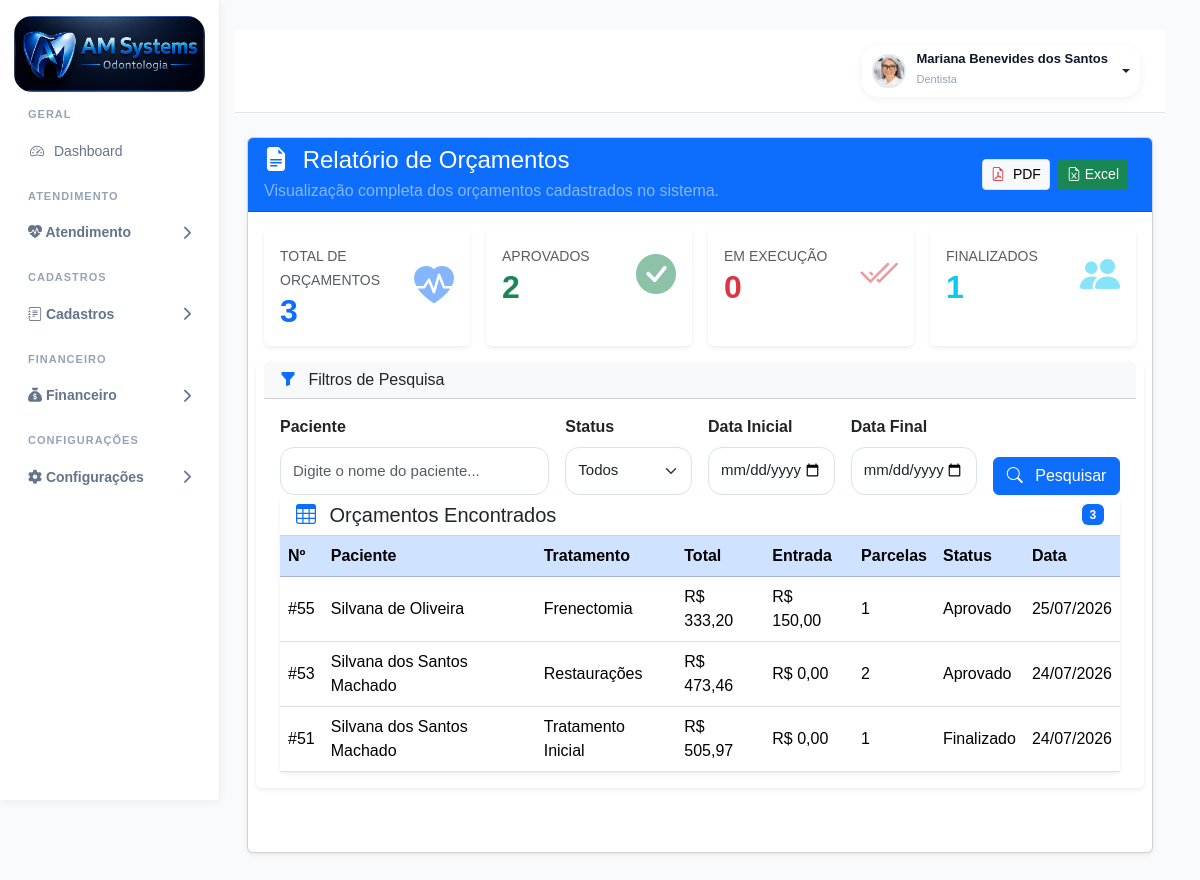
/relatorios/orcamentos/ (signed in), run on an earlier commit of the app's database.
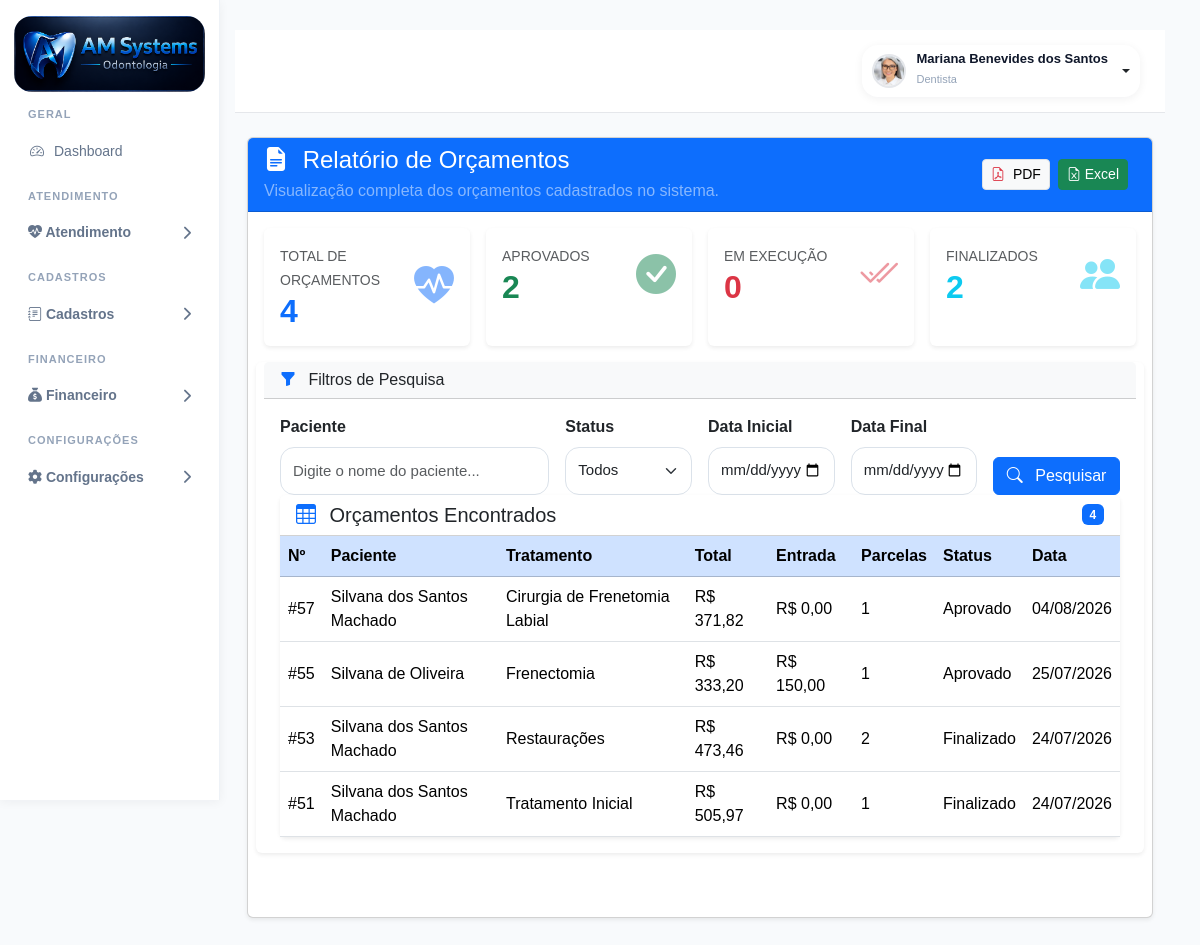
And on a later commit of the database.
### accounts/models.py (models this page shows, shortened)
class Orcamento(models.Model):
    paciente = models.ForeignKey(
        Paciente,
        on_delete=models.CASCADE,
        related_name="orcamentos"
    )
    tratamento = models.ForeignKey(
        Tratamento,
        on_delete=models.CASCADE,
        related_name="orcamentos",
        null=True,
        blank=True
    )
    STATUS_CHOICES = (
        ("rascunho", "Rascunho"),
        ("aprovado", "Aprovado"),
        ("em_execucao", "Em Execução"),
        ("finalizado", "Finalizado"),
        ("cancelado", "Cancelado"),
    )
    status = models.CharField(
        max_length=20,
        choices=STATUS_CHOICES,
        default="rascunho"
    )
    desconto = models.DecimalField(
        "Desconto",
        max_digits=10,
        decimal_places=2,
        default=0
    )
    acrescimo = models.DecimalField(
        "Acréscimo",
        max_digits=10,
        decimal_places=2,
        default=0
    )
    entrada = models.DecimalField(
        max_digits=10,
        decimal_places=2,
        default=0
    )
    parcelas = models.PositiveIntegerField(
        default=1
    )
    FORMA_PAGAMENTO = (
        ("dinheiro", "Dinheiro"),
        ("pix", "PIX"),
        ("debito", "Cartão Débito"),
        ("credito", "Cartão Crédito"),
        ("boleto", "Boleto"),
    )
    forma_pagamento = models.CharField(
        max_length=20,
        choices=FORMA_PAGAMENTO,
        default="pix"
    )
    observacoes = models.TextField(
        blank=True,
        null=True
    )
    criado_em = models.DateTimeField(
        auto_now_add=True
    )
    @property
    def subtotal(self):
        return sum(
            (
                item.total
                for item in self.itens.all()
            ),
            Decimal("0.00")
        )
    @property
    def valor_desconto(self):
        valor = (
            self.subtotal *
            (self.desconto or Decimal("0.00"))
        ) / Decimal("100")
        return valor.quantize(
            Decimal("0.01"),
            rounding=ROUND_HALF_UP
        )
    @property
    def valor_acrescimo(self):
        valor = (
            self.subtotal *
            (self.acrescimo or Decimal("0.00"))
        ) / Decimal("100")
        return valor.quantize(
            Decimal("0.01"),
            rounding=ROUND_HALF_UP
        )
    @property
    def total(self):
        total = (
            self.subtotal
            - self.valor_desconto
            + self.valor_acrescimo
        )
        return max(
            total,
            Decimal("0.00")
        ).quantize(
            Decimal("0.01"),
            rounding=ROUND_HALF_UP
        )

class Paciente(models.Model):
    foto = models.ImageField(
        upload_to='pacientes/',
        blank=True,
        null=True
    )
    nome = models.CharField(
        max_length=200
    )
    cpf = models.CharField(
        max_length=14,
        blank=True,
        null=True
    )
    rg = models.CharField(
        max_length=20,
        blank=True,
        null=True
    )
    nascimento = models.DateField(
        blank=True,
        null=True
    )
    genero = models.CharField(
        max_length=20,
        blank=True,
        null=True
    )
    estado_civil = models.CharField(
        max_length=30,
        blank=True,
        null=True
    )
    profissao = models.CharField(
        max_length=100,
        blank=True,
        null=True
    )
    telefone = models.CharField(
        "Telefone",
        max_length=20,
        blank=True,
        null=True,
    )
    whatsapp = models.CharField(
        "WhatsApp",
        max_length=20,
        blank=True,
        null=True,
    )
    email = models.EmailField(
        "E-mail",
        blank=True,
        null=True,
    )
    cep = models.CharField(
        "CEP",
        max_length=10,
        blank=True,
        null=True,
    )
    endereco = models.CharField(
        "Endereço",
        max_length=255,
        blank=True,
        null=True,
    )
    numero = models.CharField(
        "Número",
        max_length=20,
        blank=True,
        null=True,
    )
    complemento = models.CharField(
        "Complemento",
        max_length=100,
        blank=True,
        null=True,
    )
    bairro = models.CharField(
        "Bairro",
        max_length=100,
        blank=True,
        null=True,
    )
    cidade = models.CharField(
        "Cidade",
        max_length=100,
        blank=True,
        null=True,
        db_index=True,
    )
    estado = models.CharField(
        "UF",
        max_length=2,
        blank=True,
        null=True,
    )
    convenio = models.CharField(
        "Convênio",
        max_length=100,
        blank=True,
        null=True,
    )
    carteirinha = models.CharField(
        "Carteirinha",
        max_length=100,
        blank=True,
        null=True,
    )
    alergias = models.TextField(
        "Alergias",
        blank=True,
        null=True,
    )
    medicamentos = models.TextField(
        "Medicamentos em uso",
        blank=True,
        null=True,
    )
    observacoes = models.TextField(
        "Observações",
        blank=True,
        null=True,
    )
    responsavel = models.CharField(
        "Responsável",
        max_length=200,
        blank=True,
        null=True,
    )
    cpf_responsavel = models.CharField(
        "CPF do Responsável",
        max_length=14,
        blank=True,
        null=True,
    )
    telefone_responsavel = models.CharField(
        "Telefone do Responsável",
        max_length=20,
        blank=True,
        null=True,
    )
    dentista = models.ForeignKey(
        User,
        verbose_name="Dentista Responsável",
        on_delete=models.SET_NULL,
        null=True,
        blank=True,
        related_name="pacientes_responsavel",
    )
    ativo = models.BooleanField(
        default=True,
    )
    criado_em = models.DateTimeField(
        auto_now_add=True,
    )
    atualizado_em = models.DateTimeField(
        auto_now=True,
    )

class Tratamento(models.Model):
    STATUS_CHOICES = [
        ("ATIVO", "Ativo"),
        ("ENCERRADO", "Encerrado"),
    ]
    paciente = models.ForeignKey(
        "Paciente",
        on_delete=models.CASCADE,
        related_name="tratamentos"
    )
    dentista = models.ForeignKey(
        User,
        on_delete=models.SET_NULL,
        null=True,
        blank=True,
        related_name="pacientes"
    )
    titulo = models.CharField(
        "Título",
        max_length=150,
        default="Tratamento Inicial"
    )
    status = models.CharField(
        "Status",
        max_length=15,
        choices=STATUS_CHOICES,
        default="ATIVO"
    )
    data_inicio = models.DateField(
        "Data de início",
        default=timezone.now
    )
    data_encerramento = models.DateField(
        "Data de encerramento",
        null=True,
        blank=True
    )
    observacoes = models.TextField(
        "Observações",
        blank=True
    )
    criado_em = models.DateTimeField(
        auto_now_add=True
    )
    atualizado_em = models.DateTimeField(
        auto_now=True
    )
    class Meta:
        verbose_name = "Tratamento"
        verbose_name_plural = "Tratamentos"
        ordering = ["-criado_em"]

class ItemOrcamento(models.Model):
    STATUS_CHOICES = (
        ('existente', 'Existente'),
        ('planejado', 'Planejado'),
        ('andamento', 'Em Andamento'),
        ('realizado', 'Realizado'),
        ('cancelado', 'Cancelado'),
    )
    orcamento = models.ForeignKey(
        Orcamento,
        on_delete=models.CASCADE,
        related_name='itens'
    )
    procedimento = models.ForeignKey(
        Procedimento,
        on_delete=models.SET_NULL,
        null=True
    )
    tipo_local = models.CharField(
        max_length=20,
        choices=TIPO_LOCAL,
        default='dente'
    )
    dente = models.CharField(
        max_length=10,
        blank=True,
        null=True
    )
    face = models.CharField(
        max_length=10,
        blank=True,
        null=True
    )
    posicao_icone = models.CharField(
        max_length=20,
        blank=True,
        null=True,
        choices=Procedimento.POSICOES
    )
    hemi_arcada = models.CharField(
        max_length=20,
        choices=HEMI_CHOICES,
        blank=True,
        null=True
    )
    quantidade = models.IntegerField(
        default=1
    )
    valor_unitario = models.DecimalField(
        max_digits=10,
        decimal_places=2,
        default=0
    )
    status = models.CharField(
        max_length=20,
        choices=STATUS_CHOICES,
        default='planejado'
    )
    @property
    def total(self):
        return self.quantidade * self.valor_unitario

### accounts/views.py (the view)
@login_required
def relatorio_orcamentos(request):
    context = obter_dados_orcamentos(request)
    context.update({
        "config": ConfiguracaoClinica.objects.first(),
        "titulo_relatorio": "RELATÓRIO DE ORÇAMENTOS",
        "data_emissao": timezone.localtime(),
    })
    return render(
        request,
        "accounts/relatorios/orcamentos.html",
        context,
    )

### accounts/templates/accounts/relatorios/orcamentos.html (shortened to what the changed rows need)
{% extends 'accounts/base.html' %}
{% load static %}
{% block content %}
<div class="container-fluid mt-4">
    <div class="card shadow-sm">
        <div class="card-body">
            <div class="row g-3 mb-4">
                <div class="col-xl-3 col-md-6">
                    <div class="card border-0 shadow-sm h-100">
                        <div class="card-body">
                            <div class="d-flex justify-content-between align-items-center">
                                <div>
                                    <small class="text-muted text-uppercase">
                                        Total de Orçamentos
                                    </small>
                                    <h2 class="fw-bold text-primary mb-0">
                                        {{ total_orcamentos }}
                                    </h2>
                                </div>
                            </div>
                        </div>
                    </div>
                </div>
                <div class="col-xl-3 col-md-6">
                    <div class="card border-0 shadow-sm h-100">
                        <div class="card-body">
                            <div class="d-flex justify-content-between align-items-center">
                                <div>
                                    <h2 class="fw-bold text-success mb-0">
                                        {{ orcamentos_aprovados }}
                                    </h2>
                                </div>
                            </div>
                        </div>
                    </div>
                </div>
                <div class="col-xl-3 col-md-6">
                    <div class="card border-0 shadow-sm h-100">
                        <div class="card-body">
                            <div class="d-flex justify-content-between align-items-center">
                                <div>
                                    <h2 class="fw-bold text-danger mb-0">
                                        {{ orcamentos_execucao }}
                                    </h2>
                                </div>
                            </div>
                        </div>
                    </div>
                </div>
                <div class="col-xl-3 col-md-6">
                    <div class="card border-0 shadow-sm h-100">
                        <div class="card-body">
                            <div class="d-flex justify-content-between align-items-center">
                                <div>
                                    <small class="text-muted text-uppercase">
                                        Finalizados
                                    </small>
                                    <h2 class="fw-bold text-info mb-0">
                                        {{ orcamentos_finalizados }}
                                    </h2>
                                </div>
                            </div>
                        </div>
                    </div>
                </div>
                <div class="card border-0 shadow-sm mb-4">
                    <div class="card-body">
                        <div class="card border-0 shadow-sm">
                            <div class="card-header bg-white d-flex justify-content-between align-items-center">
                                <h5 class="mb-0">
                                    <i class="bi bi-table text-primary me-2"></i>
                                    Orçamentos Encontrados
                                </h5>
                                <span class="badge bg-primary">
                                    {{ total_orcamentos }}
                                </span>
                            </div>
                            <div class="table-responsive">
                                <table class="table table-hover align-middle mb-0">
                                    <thead class="table-primary">
                                        <tr>
                                            <th>Nº</th>
                                            <th>Paciente</th>
                                            <th>Tratamento</th>
                                            <th>Total</th>
                                            <th>Entrada</th>
                                            <th>Parcelas</th>
                                            <th>Status</th>
                                            <th>Data</th>
                                        </tr>
                                    </thead>
                                    <tbody>
                                        {% for orcamento in orcamentos %}
                                        <tr>
                                            <td>
                                                #{{ orcamento.id }}
                                            </td>
                                            <td>
                                                {{ orcamento.paciente.nome }}
                                            </td>
                                            <td>
                                                {% if orcamento.tratamento %}
                                                {{ orcamento.tratamento.titulo }}
                                                {% else %}
                                                —
                                                {% endif %}
                                            </td>
                                            <td>
                                                R$ {{ orcamento.total }}
                                            </td>
                                            <td>
                                                R$ {{ orcamento.entrada }}
                                            </td>
                                            <td>
                                                {{ orcamento.parcelas }}
                                            </td>
                                            <td>
                                                {{ orcamento.get_status_display }}
                                            </td>
                                            <td>
                                                {{ orcamento.criado_em|date:"d/m/Y" }}
                                            </td>
                                        </tr>
                                        {% empty %}
                                        <tr>
                                            <td colspan="8" class="text-center py-4">
                                                Nenhum orçamento encontrado.
                                            </td>
                                        </tr>
                                        {% endfor %}
                                    </tbody>
                                </table>
                            </div>
                        </div>
                    </div>
                </div>
            </div>
            {% endblock %}

What changed in the data, as far as the page shows it:
added Orcamento: id "57", paciente.nome "Silvana dos Santos Machado", tratamento.titulo "Cirurgia de Frenetomia Labial", total "371,82", entrada "0,00", parcelas "1", status "Aprovado", criado_em "04/08/2026"
changed Orcamento "Restaurações": status "Aprovado" → "Finalizado"
Also different on the page:
{{ total_orcamentos }}: "3" → "4"
{{ orcamentos_finalizados }}: "1" → "2"
